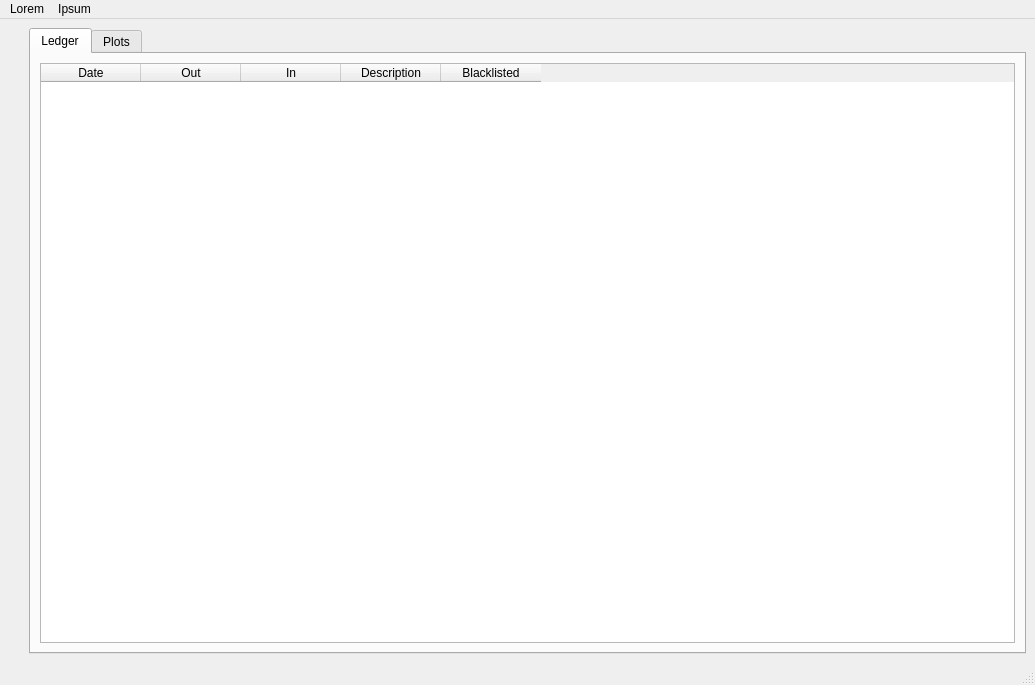
<?xml version="1.0" encoding="UTF-8"?>
<ui version="4.0">
 <class>MainWindow</class>
 <widget class="QMainWindow" name="MainWindow">
  <property name="geometry">
   <rect>
    <x>0</x>
    <y>0</y>
    <width>1035</width>
    <height>685</height>
   </rect>
  </property>
  <property name="windowTitle">
   <string>Piggy Bank</string>
  </property>
  <widget class="QWidget" name="centralwidget">
   <layout class="QHBoxLayout" name="horizontalLayout_3" stretch="0,1">
    <item>
     <layout class="QVBoxLayout" name="qvl_aggr_stats">
      <item>
       <spacer name="verticalSpacer">
        <property name="orientation">
         <enum>Qt::Orientation::Vertical</enum>
        </property>
        <property name="sizeType">
         <enum>QSizePolicy::Policy::MinimumExpanding</enum>
        </property>
        <property name="sizeHint" stdset="0">
         <size>
          <width>20</width>
          <height>40</height>
         </size>
        </property>
       </spacer>
      </item>
     </layout>
    </item>
    <item>
     <widget class="QTabWidget" name="tabWidget">
      <property name="currentIndex">
       <number>0</number>
      </property>
      <widget class="QWidget" name="tab_ledger">
       <attribute name="title">
        <string>Ledger</string>
       </attribute>
       <layout class="QVBoxLayout" name="verticalLayout_3" stretch="0,4">
        <item>
         <layout class="QHBoxLayout" name="qhl_filter_tools"/>
        </item>
        <item>
         <layout class="QHBoxLayout" name="qhl_ledger">
          <item>
           <widget class="QTableWidget" name="qtw_ledger">
            <column>
             <property name="text">
              <string>Date</string>
             </property>
            </column>
            <column>
             <property name="text">
              <string>Out</string>
             </property>
            </column>
            <column>
             <property name="text">
              <string>In</string>
             </property>
            </column>
            <column>
             <property name="text">
              <string>Description</string>
             </property>
            </column>
            <column>
             <property name="text">
              <string>Blacklisted</string>
             </property>
            </column>
           </widget>
          </item>
         </layout>
        </item>
       </layout>
      </widget>
      <widget class="QWidget" name="tab_plots">
       <attribute name="title">
        <string>Plots</string>
       </attribute>
       <layout class="QVBoxLayout" name="verticalLayout" stretch="1,1,1">
        <item>
         <layout class="QHBoxLayout" name="qhl_plots_lines" stretch="1,6">
          <item>
           <layout class="QVBoxLayout" name="qvl_plots_lines_cntrl"/>
          </item>
          <item>
           <layout class="QHBoxLayout" name="qhl_plots_line"/>
          </item>
         </layout>
        </item>
        <item>
         <layout class="QHBoxLayout" name="qhl_plots_histograms" stretch="1,3,3">
          <item>
           <layout class="QVBoxLayout" name="qvl_plots_histograms_cntrl">
            <item>
             <widget class="Line" name="line_3">
              <property name="orientation">
               <enum>Qt::Orientation::Horizontal</enum>
              </property>
             </widget>
            </item>
            <item>
             <widget class="QLabel" name="label">
              <property name="text">
               <string>Time</string>
              </property>
             </widget>
            </item>
            <item>
             <widget class="QComboBox" name="qcb_plots_histograms_time">
              <property name="currentIndex">
               <number>1</number>
              </property>
              <item>
               <property name="text">
                <string>Weekly</string>
               </property>
              </item>
              <item>
               <property name="text">
                <string>Monthly</string>
               </property>
              </item>
              <item>
               <property name="text">
                <string>Yearly</string>
               </property>
              </item>
             </widget>
            </item>
            <item>
             <spacer name="verticalSpacer_2">
              <property name="orientation">
               <enum>Qt::Orientation::Vertical</enum>
              </property>
              <property name="sizeHint" stdset="0">
               <size>
                <width>20</width>
                <height>40</height>
               </size>
              </property>
             </spacer>
            </item>
            <item>
             <widget class="QLabel" name="label_2">
              <property name="text">
               <string>Import</string>
              </property>
             </widget>
            </item>
            <item>
             <widget class="QComboBox" name="qcb_plots_histograms_import">
              <property name="currentText">
               <string>1000</string>
              </property>
              <item>
               <property name="text">
                <string>10</string>
               </property>
              </item>
              <item>
               <property name="text">
                <string>50</string>
               </property>
              </item>
              <item>
               <property name="text">
                <string>100</string>
               </property>
              </item>
              <item>
               <property name="text">
                <string>200</string>
               </property>
              </item>
              <item>
               <property name="text">
                <string>500</string>
               </property>
              </item>
              <item>
               <property name="text">
                <string>1000</string>
               </property>
              </item>
             </widget>
            </item>
            <item>
             <widget class="Line" name="line_4">
              <property name="orientation">
               <enum>Qt::Orientation::Horizontal</enum>
              </property>
             </widget>
            </item>
           </layout>
          </item>
          <item>
           <layout class="QVBoxLayout" name="qhl_plots_histograms_import"/>
          </item>
          <item>
           <layout class="QVBoxLayout" name="qhl_plots_histograms_time"/>
          </item>
         </layout>
        </item>
        <item>
         <layout class="QHBoxLayout" name="qhl_plots_candles" stretch="1,6">
          <item>
           <layout class="QVBoxLayout" name="qvl_plots_candles_cntrl">
            <item>
             <widget class="QComboBox" name="qcb_plots_candles_time">
              <item>
               <property name="text">
                <string>Weekly</string>
               </property>
              </item>
              <item>
               <property name="text">
                <string>Monthly</string>
               </property>
              </item>
              <item>
               <property name="text">
                <string>Yearly</string>
               </property>
              </item>
             </widget>
            </item>
           </layout>
          </item>
          <item>
           <layout class="QHBoxLayout" name="qhl_plots_candles_plot"/>
          </item>
         </layout>
        </item>
       </layout>
      </widget>
     </widget>
    </item>
   </layout>
  </widget>
  <widget class="QMenuBar" name="menubar">
   <property name="geometry">
    <rect>
     <x>0</x>
     <y>0</y>
     <width>1035</width>
     <height>23</height>
    </rect>
   </property>
   <widget class="QMenu" name="menuLorem">
    <property name="title">
     <string>Lorem</string>
    </property>
   </widget>
   <widget class="QMenu" name="menuIpsum">
    <property name="title">
     <string>Ipsum</string>
    </property>
   </widget>
   <addaction name="menuLorem"/>
   <addaction name="menuIpsum"/>
  </widget>
  <widget class="QStatusBar" name="statusbar"/>
 </widget>
 <resources/>
 <connections/>
</ui>
